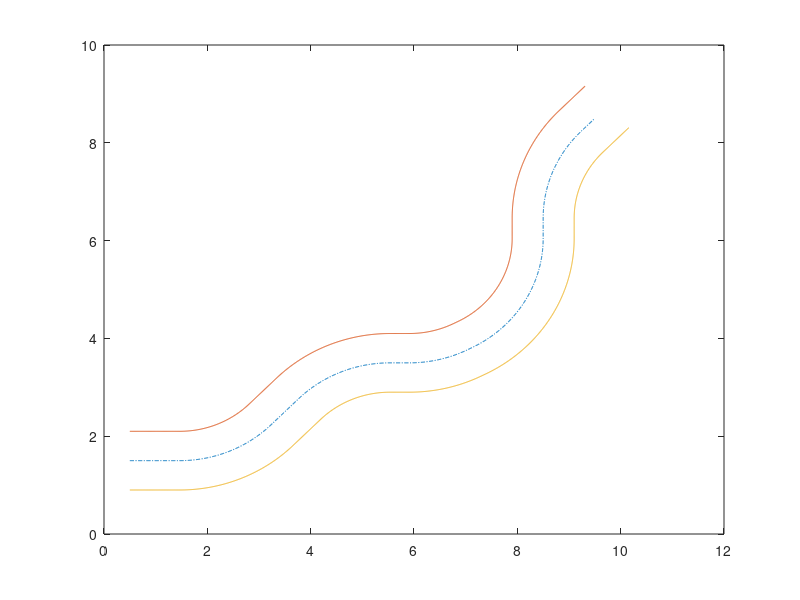

Write MATLAB code to recreate this figure. (Note: this script raises an error after producing the figure.)
%%%%%%%%%%%%%%%%%%%%%%%%%%%%%%%%%%%%%%%%%%%%%%%%%%%%%%%%%%%%%%%%%%%%%%%%%%%
%Project name: CTR-control
%Programer   : zhy
%Finish date : 
%Records     : 
%%%%%%%%%%%%%%%%%%%%%%%%%%%%%%%%%%%%%%%%%%%%%%%%%%%%%%%%%%%%%%%%%%%%%%%%%%%
clc;
clear all;
close all;

load('data_n_w.mat', 'n_w'); load('data_epsilon.mat', 'epsilon'); load('data_r_w.mat', 'r_w');load('data_L.mat', 'L'); 
load('data_eta_s0.mat', 'eta_s0');load('data_eta_l0.mat', 'eta_l0'); load('data_l_w0.mat', 'l_w0'); 
load('data_eta_sl.mat', 'eta_sl');load('data_eta_ll.mat', 'eta_ll'); load('data_l_wl.mat', 'l_wl');
load('data_eta_sr.mat', 'eta_sr');load('data_eta_lr.mat', 'eta_lr'); load('data_l_wr.mat', 'l_wr')

global Step_simu  Time_simu 
global Num_d newSt_d Exp_d 
global Exp_a newSt_a v_a
global ref_point w dot_w   
global error s_d delt_s 

Step_simu = 5000;                        
Time_simu = zeros(Step_simu,1);          

Num_d = 3;                                
eta_point = zeros(Step_simu+1,6,3);      
 
newSt_d = zeros(Step_simu+1,6,Num_d);     

newSt_d(1,:,1) = [0 0 0 0 0.5 1.2]; 
newSt_d(1,:,2) = [0 0 0 0 0.8 2.1];  
newSt_d(1,:,3) = [0 0 0 0 1.0 0.9];  


alpha = [0.7 0.6 0.6];

Exp_d = zeros(Step_simu+1,2,Num_d);      

newSt_a        = zeros(Step_simu+1,6);   
newSt_a(1,5:6) = [1.27,1.5];              
newSt_a(1,4)   = 0;                       
Exp_a          = zeros(Step_simu,3);     
v_a0 = 0.6/3;                             

u_a      = zeros(Step_simu+1,1);          
u_d      = zeros(Step_simu+1,3);          
kappa_a     = zeros(Step_simu+1,1);        
point_af = zeros(Step_simu+1,2);         
point_df = zeros(Step_simu+1,2,3);        
index_w  = zeros(Step_simu+1,3);          
l_y      = zeros(Step_simu+1,3);          
fai_p    = zeros(Step_simu+1,3);          

dot_w = zeros(Step_simu+1,3);             

w = ones(Step_simu+1,3);

error  = zeros(Step_simu,2,Num_d);       
s_d    = zeros(Step_simu,Num_d);         
delt_s = zeros(Step_simu,Num_d);
      
Sum_sav = zeros(Step_simu,Num_d);

k =1;     
gama = 1; 
kd = [0 2 2];   

c_c1 = 0;

newSt_d(1,:,1) = [0 0 0 0 0.5 1.2];  
newSt_d(1,:,2) = [0 0 0 0 0.8 2.1];  
newSt_d(1,:,3) = [0 0 0 0 1.0 0.9]; 

v_a = zeros(Step_simu,2); 
theta = zeros(Step_simu,1);      
old_theta = pi/2; old_rhod = 0;    
dot_theta =  zeros(Step_simu,1); 
dot_rhod =  zeros(Step_simu,1);    
beta  =  zeros(Step_simu,1); 
rho_as =  zeros(Step_simu,1); 
lh_d   =  zeros(Step_simu,1);
mid_var0 =  zeros(Step_simu,1); 
gamma_beta  = zeros(Step_simu,1); 
gamma_rho  = zeros(Step_simu,1);    

gamma_p  = zeros(Step_simu,1); 
gamma_s  = zeros(Step_simu,1); 


l_set = zeros(Step_simu,1);
rho_d  = zeros(Step_simu,1);
beta_d =  zeros(Step_simu,1);

e_beta = zeros(Step_simu,1);
e_rho  = zeros(Step_simu,1);

z_beta = zeros(Step_simu,1);
z_rho   = zeros(Step_simu,1);

sigma_beta = zeros(Step_simu,1);
sigma_rho    = zeros(Step_simu,1); 

chi_d = zeros(Step_simu,2,Num_d); 


alphaf = 0.1; initial_value = 0;
filtered_speed = zeros(Step_simu,3); 
        
  
color_h = [78/255 098/255 171/255];
color_er = [70/255 158/255 180/255];
color_el = [135/255 207/255 164/255];

figure;   

mainAx = axes; axis([0 10 0 10]);
plot(mainAx,eta_l0(:,1),eta_l0(:,2),'-.');hold on;
plot(mainAx,eta_ll(:,1),eta_ll(:,2));hold on;
plot(mainAx,eta_lr(:,1),eta_lr(:,2));hold on;

delta_s = 8*ones(Step_simu,1);
for m = 1:Step_simu
    
    count = m;
    Time_simu(m) = m/10;

    waitforbuttonpress; 
    key = get(gcf, 'CurrentCharacter');

    switch key
        case 'w' 
            Exp_a(m,1) = v_a0; Exp_a(m,3) = 0;    
        case 's' 
            Exp_a(m,1) = -v_a0; Exp_a(m,3) = 0;   
        case 'a' 
            Exp_a(m,1) = v_a0; Exp_a(m,3) = 0.8;  
        case 'd' 
            Exp_a(m,1) = v_a0; Exp_a(m,3) = -0.8;
        case 'stop' 
            Exp_a(m,1) = 0; Exp_a(m,3) = 0;
     end
    

    for i = 1:Num_d 
        [rho_da(m,i), theta_da(m,i)] = Fun_CalDistanAndAngle(newSt_a(m,5:6),newSt_d(m,5:6,i));  
    end
    
    newSt_a(m+1,4) = 0.1*Exp_a(m,3) + newSt_a(m,4);
    
    if rho_da(m,1)< 0.25 || rho_da(m,2)< 0.25 || rho_da(m,3)< 0.25
        [min_difference, index] = sort(rho_da(m,:));
        [aaa,newSt_a(m+1,4)] = Fun_CalDistanAndAngle([cos(theta_da(m,index(1))), sin(theta_da(m,index(1)))] + [cos(theta_da(m,index(2))), sin(theta_da(m,index(2)))],[0,0]);
    end
    newSt_a(m+1,5) = 0.1*Exp_a(m,1)*cos(newSt_a(m+1,4)) + newSt_a(m,5);
    newSt_a(m+1,6) = 0.1*Exp_a(m,1)*sin(newSt_a(m+1,4)) + newSt_a(m,6);                           
    
    v_a(m,1) = Exp_a(1)*cos(newSt_a(m,4));                                                     
    v_a(m,2) = Exp_a(1)*sin(newSt_a(m,4));                                                      
    
     
     center = [9.5, 8.5]; rho_at(m,1) = norm(newSt_a(m,5:6)-center,2);
     
     if rho_at(m,1) <= epsilon
        break; 
     end
     
    [rho_dd(m,1), theta_dd(m,1)] = Fun_CalDistanAndAngle(newSt_d(m,5:6,2),newSt_d(m,5:6,3));   
    [rho_dd(m,2), theta_dd(m,2)] = Fun_CalDistanAndAngle(newSt_d(m,5:6,1),newSt_d(m,5:6,3));   

    gamma_p_0 = 0.1; gamma_p_inf = 0.05; k_p = 0.05; 
    gamma_s_0 = 0.2; gamma_s_inf = 0.05; k_s = 0.05;
    
    gamma_p(m) = (gamma_p_0 - gamma_p_inf).*exp(-k_p*m/10) + gamma_p_inf;
    gamma_s(m) = (gamma_s_0 - gamma_s_inf).*exp(-k_s*m/10) + gamma_s_inf;
    
   %% 
   
    point_df(m,:,2) = eta_ll(w(m,2),1:2);  fai_p(m,2) = eta_ll(w(m,2),3);                              
    point_df(m,:,3) = eta_lr(w(m,3),1:2);  fai_p(m,3) = eta_lr(w(m,3),3);                              
    
    
    [index_w(m+1,1),l_y(m+1,1),point_af(m+1,:)] = Fun_CartesianToSf(newSt_a(m+1,5:6), eta_l0(:,1:2));  
    [index_w(m,2),l_y(m,2),point_df(m,:,2)] = Fun_CartesianToSf(newSt_d(m,5:6,2), eta_ll(:,1:2));      
    [index_w(m,3),l_y(m,3),point_df(m,:,3)] = Fun_CartesianToSf(newSt_d(m,5:6,3), eta_lr(:,1:2));     
    
    fai_i(m,2) = eta_ll(index_w(m,2),3);  fai_i(m,3) = eta_lr(index_w(m,3),3);                        
    
    kappa_a(m+1,1) = eta_l0(index_w(m+1,1),4);  
    
    s_a(m+1,1) = index_w(m+1,1)/100;
    u_a(m+1,1)  = (index_w(m+1,1)/100 - index_w(m,1)/100) /0.1; 
     
    theta_wi = 0.826; c_a = 1.2;
    delta_s0 = min([2*epsilon - rho_da(m,3)*sin(theta_da(m,3)-fai_i(m,3)), rho_da(m,3)*sin(theta_da(m,3)-fai_i(m,3)), epsilon]./tan(c_a*theta_wi));
    
    mid_s = eta_l0(index_w(m+1,1),10);
    
    if mid_s  > delta_s0
        mid_s = delta_s0;
    end
        
    delta_s(m+1,1) = delta_s0 + l_y(m+1,1)*kappa_a(m+1,1)*eta_l0(index_w(m+1,1),9)*mid_s;
    s_av(m+1,1)    = floor(index_w(m+1,1) - delta_s(m+1,1)*100);  
    
    if s_av(m+1,1)  < 1
        s_av(m+1,1)  = 1;
    end
    
    dot_sav(m+1,1)  = (s_av(m+1,1)/100 - s_av(m,1)/100 )/0.1;
    kappa_av(m+1,1) = eta_l0(s_av(m+1,1),4);                      
    piont_c         = eta_l0(s_av(m+1,1),5:6);                    
    piont_c2        = eta_l0(s_av(m+1,1),1:2);                    
    
    Sum_sav(m+1,1)   = -0.1*eta_l0(s_av(m+1,1),9) * kappa_av(m+1,1)* dot_sav(m+1,1) + Sum_sav(m,1);                        
    
    s_d(m,1) = s_av(m+1,1)/100;                                   

    
    for i = 2:Num_d
        
        s_d(m,i)    = s_d(m,1) + L(i,2)*Sum_sav(m+1,1);           
        delt_s(m,i) = s_d(m,i) - index_w(m,i)/100;                
        
        z_s(m,i) = delt_s(m,i)/gamma_s(m);
        r_s(m,i) = 1 - z_s(m,i)^2;
        sigma_s(m,i)  = atanh(z_s(m,i));
        
        u_d(m+1,i) = (1 - L(i,2)*eta_l0(s_av(m+1,1),9) * kappa_av(m+1,1))* dot_sav(m+1,1) + 2*sigma_s(m,i);
        
        if u_d(m+1,i) < 0 
             u_d(m+1,i) = 0;
        end
                
        if u_d(m+1,i) > 1/3         
             u_d(m+1,i) = 1/3; 
        end
        

        error(m,:,i) = [cos(fai_p(m,i)) sin(fai_p(m,i));sin(fai_p(m,i)) -cos(fai_p(m,i))]...
                          *(newSt_d(m,5:6,i) - point_df(m,1:2,i))';                                   
                      
        error_p(m,i) = norm(error(m,:,i),2);
         
        error_t(m,i) = norm(error(m,1,i),2);
        error_n(m,i) = norm(error(m,2,i),2);
        
        z_n(m,i) = error(m,2,i)/gamma_p(m);
        r_n(m,i) = 1 - z_n(m,i)^2;
        sigma_n(m,i)  = atanh(z_n(m,i));
        
        z_t(m,i) = error(m,1,i)/gamma_p(m);
        r_t(m,i) = 1 - z_t(m,i)^2;
        sigma_t(m,i)  = atanh(z_t(m,i));
        
        Exp_d(m,2,i) = fai_p(m,i) + atan(k*r_n(m,i)*sigma_n(m,i));                                              

        if m>1
            dot_fai_p(m,i) =( fai_p(m,i) - fai_p(m-1,i))/0.1;
        else
            dot_fai_p(m,i) =0;
        end
        if abs(sigma_t(m,i))>0.01 && abs(r_n(m,i))>0.01
            mmm(m,i) = r_t(m,i)*sigma_n(m,i)*(error(m,1,i)*dot_fai_p(m,i)- z_n(m,i)*k_p*(gamma_p_0 - gamma_p_inf).*exp(-k_p*m/10)/10)/(r_n(m,i)*sigma_t(m,i));
        else
           mmm(m,i) =0;
        end
        
        u_p(m,i) = u_d(m+1,i)*cos(Exp_d(m,2,i) - fai_p(m,i)) + 2*r_t(m,i)*sigma_t(m,i) - ...
                   error(m,2,i)*dot_fai_p(m,i) + z_t(m,i)*k_p*(gamma_p_0 - gamma_p_inf).*exp(-k_p*m/10)/10 + mmm(m,i);
        
        
        if u_p(m,i) < 0
            u_p(m,i) = 0;
        end

        w(m+1,i) = floor(0.1*u_p(m,i)*100 + w(m,i));  
        if w(m+1,i)>size(eta_l0,1)
            fin_count = m;
            break;
        end
        
        
        filtered_speed(m+1,i) = firstOrderFilter(alphaf, u_d(m+1,i), filtered_speed(m,i));

        Exp_d(m,1,i) = tanh(filtered_speed(m+1,i));

        newSt_d(m+1,5:6,i) = 0.1*Exp_d(m,1,i)*[cos(Exp_d(m,2,i)), sin(Exp_d(m,2,i))] + newSt_d(m,5:6,i);   
        newSt_d(m+1,1,i)   = Exp_d(m,1,i);
        newSt_d(m+1,4,i)   = Exp_d(m,2,i);
 
    end
    
   %% 
    
    theta(m) = theta_dd(m,1) - fai_i(m,3) ; 
    dot_theta(m) = ( theta(m) - old_theta)/0.1;
    old_theta = theta(m);
    
    [rho(m), beta(m)] = Fun_CalDistanAndAngle(newSt_d(m,5:6,1),newSt_a(m,5:6));     
    
    c_rho = 5; c_beta = 2;
    l_0 = 2; ld = 0.5;
    
    gamma_beta_0 = 0.7; gamma_beta_inf = 0.1; k_beta = 0.05; 
    gamma_rho_0 = 5;  gamma_rho_inf = 0.1; k_rho = 0.05;
    
    gamma_beta(m) = (gamma_beta_0 - gamma_beta_inf).*exp(-k_beta*m/10) + gamma_beta_inf;
    gamma_rho(m)  = (gamma_rho_0 - gamma_rho_inf).*exp(-k_rho*m/10) + gamma_rho_inf;
    
    ee = rho(m);
    l_01 = (1-alpha(3)^2)*gamma_rho_0/(cos(gamma_beta_0) - alpha(3)) - 0.3;
    if l_01 > (rho(m) - ee)
        l_set(m) = rho(m) - ee;
    else
        l_set(m) = rho(m) - l_01;
    end
     
    mid_var0(m) = abs(sin(beta(m) - fai_i(m,3) - theta(m)));
    rho_as(m)   = rho_da(m,3)*sin(theta(m) - theta_da(m,3) + fai_i(m,3))/mid_var0(m);
    lh_d(m)  = l_set(m)*(mid_var0(m) - alpha(1))/(1 - alpha(1)^2);
    rho_d(m) = lh_d(m)/mid_var0(m) + rho_as(m) ;
    beta_d(m) = pi/2 + theta(m) + fai_i(m,3);
    
    dot_rhod(m) = ( rho_d(m) - old_rhod )./0.1;
    old_rhod = rho_d(m);
    
    e_beta(m) = beta_d(m) - beta(m);
    e_rho(m)  = rho_d(m) -  rho(m);
    
    z_beta(m) = e_beta(m)/gamma_beta(m);
    z_rho(m)  = e_rho(m)/gamma_rho(m);
    
    sigma_beta(m) = atanh(z_beta(m));
    sigma_rho(m)  = atanh(z_rho(m));
    
    chi_d(m,:,i) = [cos(beta(m)) -sin(beta(m)); sin(beta(m)) cos(beta(m))]*...
                   [ c_rho*sigma_rho(m) + dot_rhod(m) + cos(beta(m))*v_a(m,1) + sin(beta(m))*v_a(m,2);...
                     rho(m)*(c_beta*sigma_beta(m) + dot_theta(m)) - sin(beta(m))*v_a(m,1) + cos(beta(m))*v_a(m,2)];
                 
    u_d1 = 0.6*tanh(norm(chi_d(m,:,i),2))/3/0.2;
    
    fai1 = atan2(chi_d(m,2,i),chi_d(m,1,i)); 

    Exp_d(m,:,1) =  [u_d1,fai1];    
    newSt_d(m+1,5,1) = 0.1*u_d1*cos(fai1) + newSt_d(m,5,1); 
    newSt_d(m+1,6,1) = 0.1*u_d1*sin(fai1) + newSt_d(m,6,1);
               
    rho_as(m)   = rho_da(m,3)*sin(theta(m) - theta_da(m,3) + fai_i(m,3))/mid_var0(m);
    
   
    cla(mainAx);

    axis(mainAx,[0 10 0 10]);

  
%% 
    vector_length = 0.5;                                       
    x_component = cos(newSt_a(m,4))*vector_length; y_component = sin(newSt_a(m,4))*vector_length;
    quiver(mainAx,newSt_a(m,5), newSt_a(m,6), x_component, y_component, 'r', 'LineWidth', 1);  hold on;    

    plot(mainAx,newSt_a(1:m,5), newSt_a(1:m,6), 'k-'); hold on;  
    
%%
    scatter(mainAx,newSt_a(m,5),   newSt_a(m,6),   'SizeData', 20,'MarkerEdgeColor', 'none', 'MarkerFaceColor',[220/255 0/255 60/255]);hold on;% p_a 
    scatter(mainAx,newSt_d(m,5,1), newSt_d(m,6,1), 'SizeData', 20,'MarkerEdgeColor', 'none', 'MarkerFaceColor',[0/255 128/255 0/255]); hold on;% p_h
    scatter(mainAx,newSt_d(m,5,2), newSt_d(m,6,2), 'SizeData', 20,'MarkerEdgeColor', 'none', 'MarkerFaceColor',[0/255 128/255 0/255]); hold on;% p_el
    scatter(mainAx,newSt_d(m,5,3), newSt_d(m,6,3), 'SizeData', 20,'MarkerEdgeColor', 'none', 'MarkerFaceColor',[0/255 128/255 0/255]); hold on;% p_er
    
    
    plot(mainAx,newSt_d(1:m+1,5,1), newSt_d(1:m+1,6,1), 'g-'); hold on;   
    plot(mainAx,newSt_d(1:m+1,5,2), newSt_d(1:m+1,6,2), 'g-'); hold on;      
    plot(mainAx,newSt_d(1:m+1,5,3), newSt_d(1:m+1,6,3), 'k-'); hold on;  
    

    h2 = plot(mainAx,newSt_d((1:m+1),5,1),newSt_d((1:m+1),6,1),'color',[color_el,0.2],'linewidth',10,'lineStyle','-');hold on;
    h3 = plot(mainAx,newSt_d((1:m+1),5,2),newSt_d((1:m+1),6,2),'color',[color_h,0.2],'linewidth',10,'lineStyle','-');hold on;
    h4 = plot(mainAx,newSt_d((1:m+1),5,3),newSt_d((1:m+1),6,3),'color',[color_er,0.2],'linewidth',10,'lineStyle','-');hold on;


    h1 = plot(mainAx,newSt_a((1:m+1),5),newSt_a((1:m+1),6),'color','r','linewidth',1,'lineStyle','-.');hold on;
    h2 = plot(mainAx,newSt_d((1:m+1),5,1),newSt_d((1:m+1),6,1),'color',[color_el,1],'linewidth',1,'lineStyle','-');hold on;
    h3 = plot(mainAx,newSt_d((1:m+1),5,2),newSt_d((1:m+1),6,2),'color',[color_h,1],'linewidth',1,'lineStyle','-');hold on;
    h4 = plot(mainAx,newSt_d((1:m+1),5,3),newSt_d((1:m+1),6,3),'color',[color_er,1],'linewidth',1,'lineStyle','-');hold on;
    
    %viscircles(mainAx,newSt_d(m+1,5:6,1), 0.2, 'EdgeColor', 'k', 'LineStyle', '-.','LineWidth', 1); hold on;
    viscircles(mainAx,newSt_d(m+1,5:6,2), 0.2, 'EdgeColor', 'k', 'LineStyle', '-.','LineWidth', 1); hold on;
    viscircles(mainAx,newSt_d(m+1,5:6,3), 0.2, 'EdgeColor', 'k', 'LineStyle', '-.','LineWidth', 1); hold on;
    axis([0 10 0 10]);  
    
    pause(0.1);
    
    
end